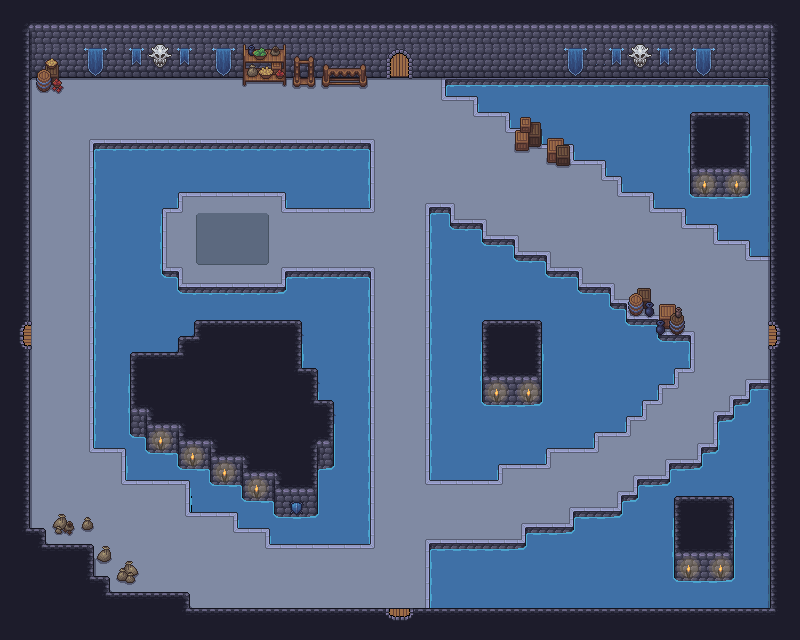

The image is a tile-based game level rendered from a .tmx file. Its description and source (layers, tilesets, objects; grid data summarised) follow:
An orthogonal 50x40 tile map with 16x16 px tiles, 8 tile layers (Retoques Agua, Suelo, Decoracion Suelo, Paredes, ...), 14 tilesets and 34 objects.

<map version="1.10" tiledversion="1.12.1" orientation="orthogonal" renderorder="right-down" width="50" height="40" tilewidth="16" tileheight="16" infinite="0" nextlayerid="16" nextobjectid="36">
 <tileset firstgid="1" source="../tilesets/Paredes2.tsx" />
 <tileset firstgid="494" source="../tilesets/Coasts water 2 pro max.tsx" />
 <tileset firstgid="1422" source="../tilesets/puertas.tsx" />
 <tileset firstgid="1426" source="../tilesets/Paredes.tsx" />
 <tileset firstgid="1682" source="../tilesets/Fuegos.tsx" />
 <tileset firstgid="1880" source="../tilesets/Objetos.tsx" />
 <tileset firstgid="2096" source="../tilesets/Other_objects.tsx" />
 <tileset firstgid="2280" source="../tilesets/supplies_objects.tsx" />
 <tileset firstgid="2835" source="../tilesets/azeris.tsx" />
 <tileset firstgid="2836" source="../tilesets/corazon.tsx" />
 <tileset firstgid="2837" source="../tilesets/player.tsx" />
 <tileset firstgid="2838" source="../tilesets/goomba.tsx" />
 <tileset firstgid="2839" source="../tilesets/skeleton.tsx" />
 <tileset firstgid="2841" source="../tilesets/amongus.tsx" />
 <group id="10" name="Room">
  <layer id="6" name="Retoques Agua" width="50" height="40">
   <data>[2000 cells, 213 non-empty, 2 distinct tile ids]</data>
  </layer>
  <layer id="1" name="Suelo" width="50" height="40">
   <data>[2000 cells, 1860 non-empty, 24 distinct tile ids]</data>
  </layer>
  <layer id="12" name="Decoracion Suelo" width="50" height="40">
   <data>[2000 cells, 20 non-empty, 9 distinct tile ids]</data>
  </layer>
  <layer id="2" name="Paredes" width="50" height="40">
   <data>[2000 cells, 1293 non-empty, 60 distinct tile ids]</data>
  </layer>
  <layer id="8" name="Paredes Agua 2" width="50" height="40">
   <data>[2000 cells, 142 non-empty, 22 distinct tile ids]</data>
  </layer>
  <layer id="7" name="Paredes Agua" width="50" height="40">
   <data>[2000 cells, 126 non-empty, 27 distinct tile ids]</data>
  </layer>
  <layer id="11" name="Decoracion Paredes" width="50" height="40">
   <data>[2000 cells, 123 non-empty, 44 distinct tile ids]</data>
  </layer>
  <layer id="5" name="Puertas" width="50" height="40">
   <data>[2000 cells, 4 non-empty, 4 distinct tile ids]</data>
  </layer>
  <objectgroup id="15" name="Utils">
   <object id="1" gid="2835" x="223" y="249" width="21" height="21" />
   <object id="2" gid="2836" x="190" y="248" width="18" height="18" />
   <object id="3" gid="2836" x="257" y="248" width="18" height="18" />
   <object id="4" gid="2836" x="157" y="561" width="18" height="18" />
   <object id="5" gid="2836" x="87" y="505" width="18" height="18" />
   <object id="6" gid="2836" x="705" y="298" width="18" height="18" />
   <object id="7" gid="2836" x="485" y="187" width="18" height="18" />
   <object id="8" gid="2836" x="92" y="118" width="18" height="18" />
   <object id="9" gid="2836" x="203" y="121" width="18" height="18" />
  </objectgroup>
  <objectgroup id="14" name="Entities">
   <object id="15" gid="2838" x="672" y="279" width="16" height="16" />
   <object id="16" gid="2838" x="498" y="194" width="16" height="16" />
   <object id="17" gid="2838" x="583" y="228" width="16" height="16" />
   <object id="18" gid="2838" x="393" y="243" width="16" height="16" />
   <object id="19" gid="2838" x="396" y="449" width="16" height="16" />
   <object id="20" gid="2838" x="253" y="118" width="16" height="16" />
   <object id="21" gid="2838" x="152" y="120" width="16" height="16" />
   <object id="22" gid="2838" x="55" y="177" width="16" height="16" />
   <object id="23" gid="2838" x="56" y="218" width="16" height="16" />
   <object id="24" gid="2838" x="128" y="528" width="16" height="16" />
   <object id="25" gid="2838" x="202" y="563" width="16" height="16" />
   <object id="26" gid="2838" x="54" y="489" width="16" height="16" />
   <object id="27" gid="2840" x="183" y="126" width="32" height="32" />
   <object id="28" gid="2840" x="48" y="137" width="32" height="32" />
   <object id="29" gid="2840" x="151" y="550" width="32" height="32" />
   <object id="30" gid="2840" x="385" y="348" width="32" height="32" />
   <object id="31" gid="2839" x="462" y="526" width="32" height="32" />
   <object id="32" gid="2839" x="601" y="484" width="32" height="32" />
   <object id="33" gid="2840" x="544" y="232" width="32" height="32" />
   <object id="34" gid="2841" x="310" y="252" width="30" height="30" />
   <object id="35" gid="2838" x="569" y="487" width="16" height="16" />
  </objectgroup>
  <objectgroup id="13" name="Player">
   <object id="10" gid="2837" x="372" y="152" width="64" height="64" />
   <object id="11" gid="2837" x="30" y="362" width="64" height="64" />
   <object id="12" gid="2837" x="360" y="605" width="64" height="64" />
   <object id="14" gid="2837" x="703" y="366" width="64" height="64" />
  </objectgroup>
 </group>
</map>
